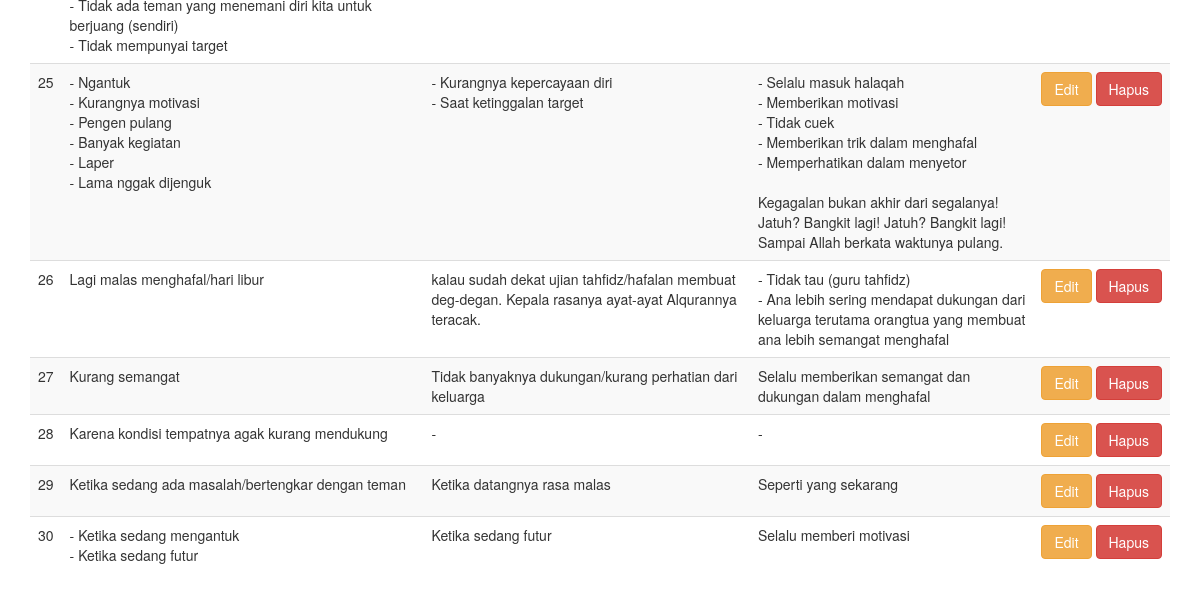
/ (lower part), run on an earlier commit of the app's database.
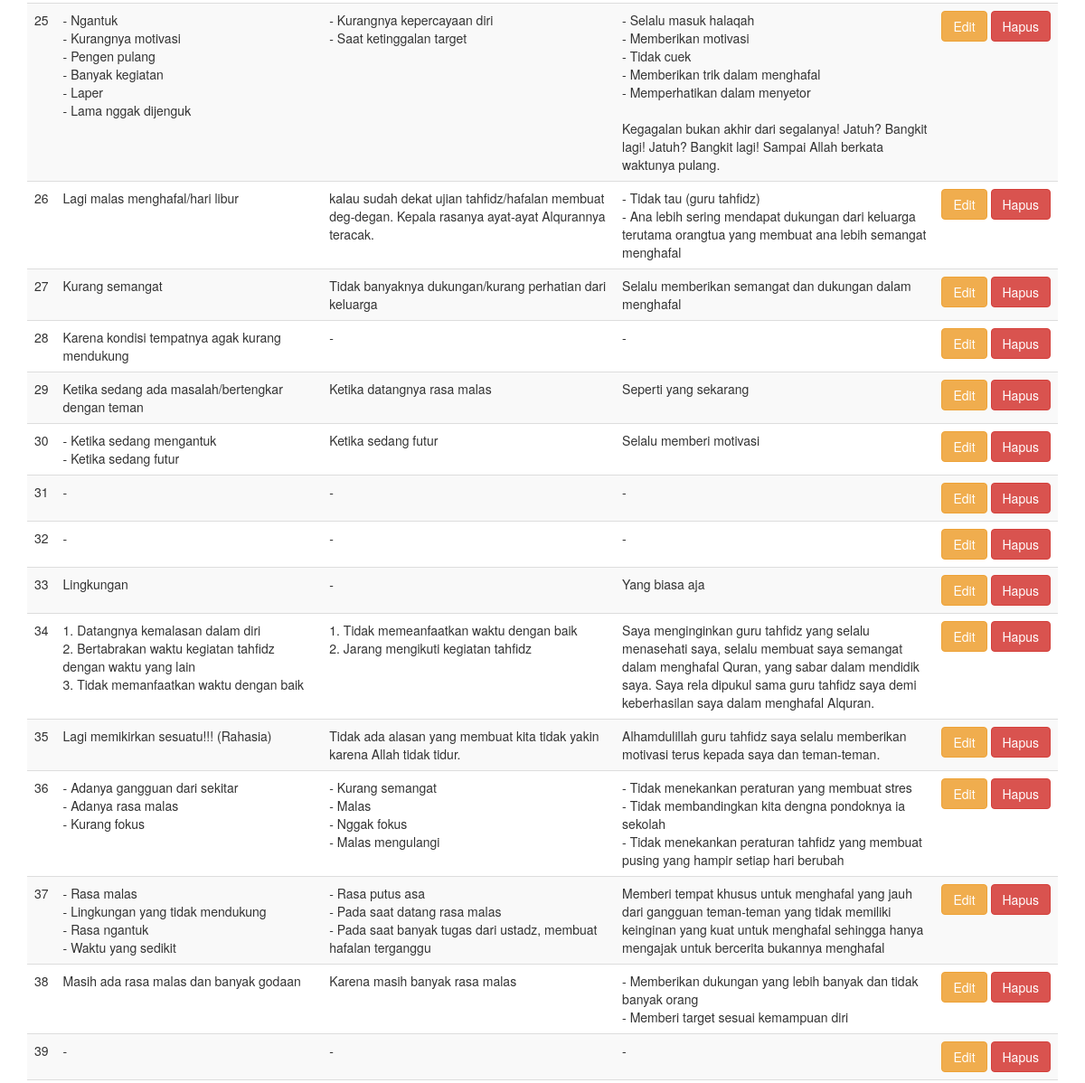
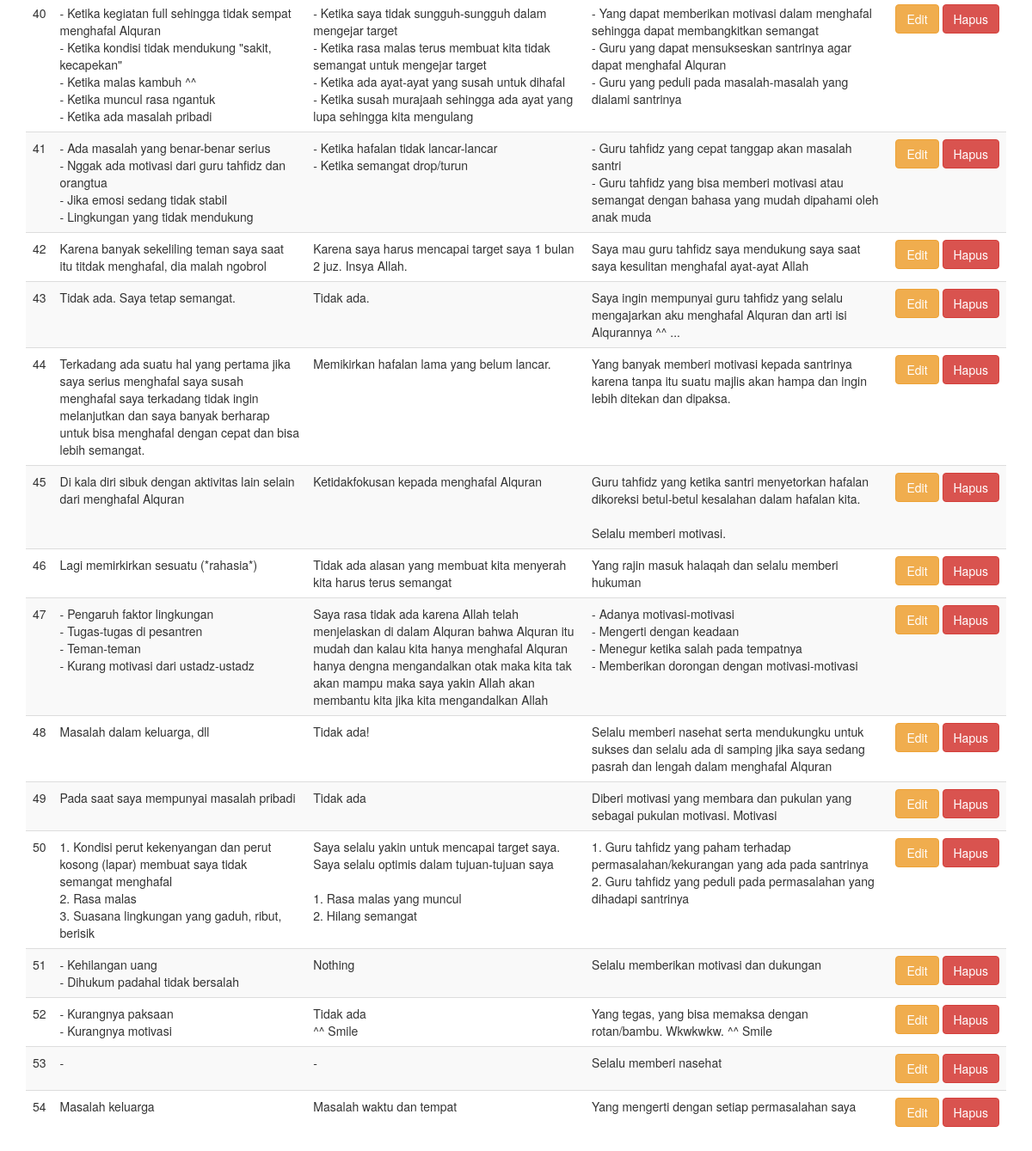
And on a later commit of the database (2 pictures, top to bottom).
### tables this page shows
CREATE TABLE `esai` (
	`id`	INTEGER PRIMARY KEY AUTOINCREMENT,
	`nomor`	NUMERIC,
	`esai_1`	TEXT,
	`esai_2`	TEXT,
	`esai_3`	TEXT
);

### application/controllers/Soal.php (called while the page is built, shortened)
<?php
class Soal extends CI_Controller {
	public function index()
	{
		$this->beranda();
	}
	public function beranda(){
		$data = $this->db->order_by('nomor')->get('esai')->result();
		$this->load->view('template/global', compact('data', 'isi', 'judul'));
	}
}

### index.php (called while the page is built, shortened)
<?php
require_once BASEPATH.'core/CodeIgniter.php';

### application/views/soal/beranda.php (the view, shortened to what this page needs)
<table class="table table-striped">
	<tbody>
		<?php foreach ($data as $d){ ?>
			<tr>
				<td><?= $d->nomor ?></td>
				<td class="ada-enter"><?= $d->esai_1 ?></td>
				<td class="ada-enter"><?= $d->esai_2 ?></td>
				<td class="ada-enter"><?= $d->esai_3 ?></td>
				<td>
					<div class="utuh">
						<a href="<?= base_url() ?><?= $d->id ?>/edit" class="btn btn-warning">Edit</a>
						<a href="<?= base_url() ?><?= $d->id ?>/hapus" class="btn btn-danger">Hapus</a>
					</div>
				</td>
			</tr>
		<?php } ?>
	</tbody>
</table>

### application/views/template/global.php (shortened to what this page needs)
<!DOCTYPE html>
<html>
<head>
	<link rel="stylesheet" type="text/css" href="<?= base_url() ?>aset/vendor/bootstrap/css/bootstrap.min.css">
	<link rel="stylesheet" type="text/css" href="<?= base_url() ?>aset/app/style.css">
</head>
<body>
	<div class="container">
		<br>
		<?php $this->load->view($isi, $data = null) ?>
	</div>
</body>
</html>

### aset/app/style.css (style rules this page uses)
.utuh { white-space: nowrap; }

What changed in the data, as far as the page shows it:
added esai: nomor "31", esai_1 "-", esai_2 "-", esai_3 "-"
added esai: nomor "32", esai_1 "-", esai_2 "-", esai_3 "-"
added esai: nomor "33", esai_1 "Lingkungan", esai_2 "-", esai_3 "Yang biasa aja"
added esai: nomor "34", esai_1 "1. Datangnya kemalasan dalam diri 2. Bertabrakan waktu kegiatan tahfidz dengan waktu yang lain 3. Tidak memanfaatkan waktu dengan baik", esai_2 "1. Tidak memeanfaatkan waktu dengan baik 2. Jarang mengikuti kegiatan tahfidz", esai_3 "Saya menginginkan guru tahfidz yang selalu menasehati saya, selalu membuat saya semangat dalam menghafal Quran, yang sabar dalam mendidik saya. Saya rela dipukul sama guru tahfidz saya demi keberhasilan saya dalam menghafal Alquran."
added esai: nomor "35", esai_1 "Lagi memikirkan sesuatu!!! (Rahasia)", esai_2 "Tidak ada alasan yang membuat kita tidak yakin karena Allah tidak tidur.", esai_3 "Alhamdulillah guru tahfidz saya selalu memberikan motivasi terus kepada saya dan teman-teman."
added esai: nomor "36", esai_1 "- Adanya gangguan dari sekitar - Adanya rasa malas - Kurang fokus", esai_2 "- Kurang semangat - Malas - Nggak fokus - Malas mengulangi", esai_3 "- Tidak menekankan peraturan yang membuat stres - Tidak membandingkan kita dengna pondoknya ia sekolah - Tidak menekankan peraturan tahfidz yang membuat pusing yang hampir setiap hari berubah"
added esai: nomor "37", esai_1 "- Rasa malas - Lingkungan yang tidak mendukung - Rasa ngantuk - Waktu yang sedikit", esai_2 "- Rasa putus asa - Pada saat datang rasa malas - Pada saat banyak tugas dari ustadz, membuat hafalan terganggu", esai_3 "Memberi tempat khusus untuk menghafal yang jauh dari gangguan teman-teman yang tidak memiliki keinginan yang kuat untuk menghafal sehingga hanya mengajak untuk bercerita bukannya menghafal"
added esai: nomor "38", esai_1 "Masih ada rasa malas dan banyak godaan", esai_2 "Karena masih banyak rasa malas", esai_3 "- Memberikan dukungan yang lebih banyak dan tidak banyak orang - Memberi target sesuai kemampuan diri"
added esai: nomor "39", esai_1 "-", esai_2 "-", esai_3 "-"
added esai: nomor "40", esai_1 "- Ketika kegiatan full sehingga tidak sempat menghafal Alquran - Ketika kondisi tidak mendukung \"sakit, kecapekan\" - Ketika malas kambuh ^^ - Ketika muncul rasa ngantuk - Ketika ada masalah pribadi", esai_2 "- Ketika saya tidak sungguh-sungguh dalam mengejar target - Ketika rasa malas terus membuat kita tidak semangat untuk mengejar target - Ketika ada ayat-ayat yang susah untuk dihafal - Ketika susah murajaah sehingga ada ayat yang lupa sehingga kita mengulang", esai_3 "- Yang dapat memberikan motivasi dalam menghafal sehingga dapat membangkitkan semangat - Guru yang dapat mensukseskan santrinya agar dapat menghafal Alquran - Guru yang peduli pada masalah-masalah yang dialami santrinya"
added esai: nomor "41", esai_1 "- Ada masalah yang benar-benar serius - Nggak ada motivasi dari guru tahfidz dan orangtua - Jika emosi sedang tidak stabil - Lingkungan yang tidak mendukung", esai_2 "- Ketika hafalan tidak lancar-lancar - Ketika semangat drop/turun", esai_3 "- Guru tahfidz yang cepat tanggap akan masalah santri - Guru tahfidz yang bisa memberi motivasi atau semangat dengan bahasa yang mudah dipahami oleh anak muda"
added esai: nomor "42", esai_1 "Karena banyak sekeliling teman saya saat itu titdak menghafal, dia malah ngobrol", esai_2 "Karena saya harus mencapai target saya 1 bulan 2 juz. Insya Allah.", esai_3 "Saya mau guru tahfidz saya mendukung saya saat saya kesulitan menghafal ayat-ayat Allah"
added esai: nomor "43", esai_1 "Tidak ada. Saya tetap semangat.", esai_2 "Tidak ada.", esai_3 "Saya ingin mempunyai guru tahfidz yang selalu mengajarkan aku menghafal Alquran dan arti isi Alqurannya ^^ ..."
added esai: nomor "44", esai_1 "Terkadang ada suatu hal yang pertama jika saya serius menghafal saya susah menghafal saya terkadang tidak ingin melanjutkan dan saya banyak berharap untuk bisa menghafal dengan cepat dan bisa lebih semangat.", esai_2 "Memikirkan hafalan lama yang belum lancar.", esai_3 "Yang banyak memberi motivasi kepada santrinya karena tanpa itu suatu majlis akan hampa dan ingin lebih ditekan dan dipaksa."
added esai: nomor "45", esai_1 "Di kala diri sibuk dengan aktivitas lain selain dari menghafal Alquran", esai_2 "Ketidakfokusan kepada menghafal Alquran", esai_3 "Guru tahfidz yang ketika santri menyetorkan hafalan dikoreksi betul-betul kesalahan dalam hafalan kita. Selalu memberi motivasi."
added esai: nomor "46", esai_1 "Lagi memirkirkan sesuatu (*rahasia*)", esai_2 "Tidak ada alasan yang membuat kita menyerah kita harus terus semangat", esai_3 "Yang rajin masuk halaqah dan selalu memberi hukuman"
added esai: nomor "47", esai_1 "- Pengaruh faktor lingkungan - Tugas-tugas di pesantren - Teman-teman - Kurang motivasi dari ustadz-ustadz", esai_2 "Saya rasa tidak ada karena Allah telah menjelaskan di dalam Alquran bahwa Alquran itu mudah dan kalau kita hanya menghafal Alquran hanya dengna mengandalkan otak maka kita tak akan mampu maka saya yakin Allah akan membantu kita jika kita mengandalkan Allah", esai_3 "- Adanya motivasi-motivasi - Mengerti dengan keadaan - Menegur ketika salah pada tempatnya - Memberikan dorongan dengan motivasi-motivasi"
added esai: nomor "48", esai_1 "Masalah dalam keluarga, dll", esai_2 "Tidak ada!", esai_3 "Selalu memberi nasehat serta mendukungku untuk sukses dan selalu ada di samping jika saya sedang pasrah dan lengah dalam menghafal Alquran"
added esai: nomor "49", esai_1 "Pada saat saya mempunyai masalah pribadi", esai_2 "Tidak ada", esai_3 "Diberi motivasi yang membara dan pukulan yang sebagai pukulan motivasi. Motivasi"
added esai: nomor "50", esai_1 "1. Kondisi perut kekenyangan dan perut kosong (lapar) membuat saya tidak semangat menghafal 2. Rasa malas 3. Suasana lingkungan yang gaduh, ribut, berisik", esai_2 "Saya selalu yakin untuk mencapai target saya. Saya selalu optimis dalam tujuan-tujuan saya 1. Rasa malas yang muncul 2. Hilang semangat", esai_3 "1. Guru tahfidz yang paham terhadap permasalahan/kekurangan yang ada pada santrinya 2. Guru tahfidz yang peduli pada permasalahan yang dihadapi santrinya"
added esai: nomor "51", esai_1 "- Kehilangan uang - Dihukum padahal tidak bersalah", esai_2 "Nothing", esai_3 "Selalu memberikan motivasi dan dukungan"
added esai: nomor "52", esai_1 "- Kurangnya paksaan - Kurangnya motivasi", esai_2 "Tidak ada ^^ Smile", esai_3 "Yang tegas, yang bisa memaksa dengan rotan/bambu. Wkwkwkw. ^^ Smile"
added esai: nomor "53", esai_1 "-", esai_2 "-", esai_3 "Selalu memberi nasehat"
added esai: nomor "54", esai_1 "Masalah keluarga", esai_2 "Masalah waktu dan tempat", esai_3 "Yang mengerti dengan setiap permasalahan saya"
